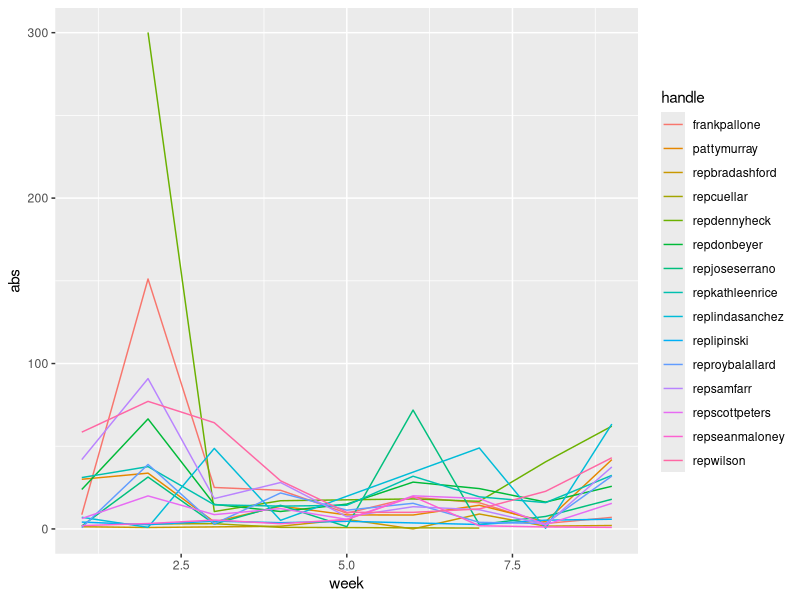
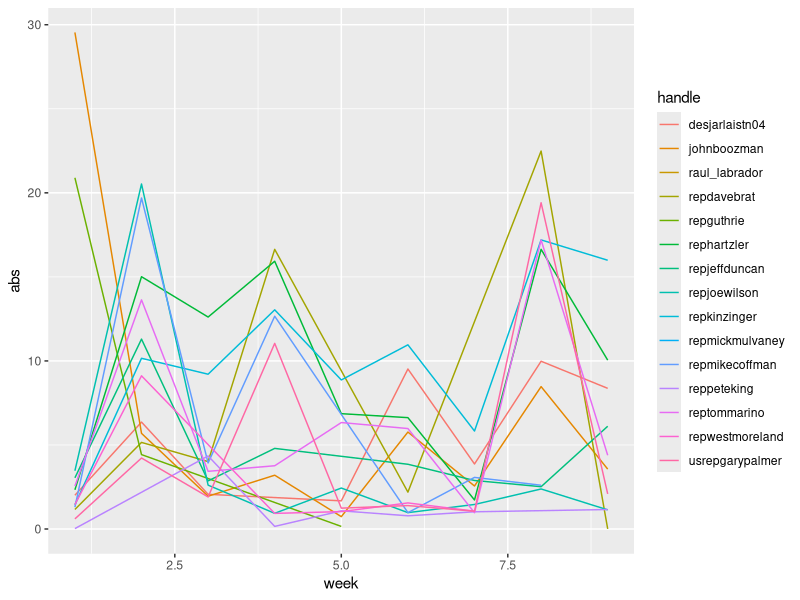

The R script that drew these images, in order: (Note: this script raises an error after producing the figures.)
####### HELPER FUNCTIONS #######

# for pretty regression tables
# http://stackoverflow.com/questions/30195718/stargazer-save-to-file-dont-show-in-console
mod_stargazer <- function(title, output.file, append, ...) {
  if(append == FALSE & file.exists(output.file)) {
    file.remove(output.file)
  }
  cat("<h1>", title, "</h1>\n", file=output.file, append=TRUE)
  output <- capture.output(stargazer(ci = TRUE, ...))
  cat(paste(output, collapse = "\n"), "\n", file=output.file, append=TRUE)
}

# for automatically installing missing packages
# http://www.salemmarafi.com/code/install-r-package-automatically/
usePackage <- function(p) 
{
  if (!is.element(p, installed.packages()[,1]))
    install.packages(p, dep = TRUE)
  require(p, character.only = TRUE)
}


####### SETUP #######
# packages
usePackage('lme4')
usePackage('longpower')
usePackage('stargazer')
usePackage('influence.ME')
usePackage('tidyr')
usePackage('car')
usePackage('plyr')
usePackage('printr')
usePackage('ggplot2')
# require('sjPlot') # table functions, breaks usePackage

# which polar-scores? default or count-based
## default
sink("data-files/2016_election_results.txt")

# get data
df <- read.csv('data-files/merged_long.csv', header = TRUE, sep = ",", quote = "\"",
               dec = ".", fill = TRUE, comment.char = "")

## count-based
# sink("data-files/2016_election_results_counts.txt", append = FALSE, split = TRUE)
# 
# # get data
# df <- read.csv('data-files/weekly_averages_long_counts.csv', header = TRUE, sep = ",", quote = "\"",
#                dec = ".", fill = TRUE, comment.char = "")

df.dems <- subset(df, party == "Democrat")
df.reps <- subset(df, party == "Republican")


####### DESCRIPTIVE STATS #######
# show summary stats
summary(df)

# summarize by handle
df.handlemeans <- spread(df, key = week, value = abs)
summary(df.handlemeans)

# summarize by party
by_party <- table(df$week,df$party)
by_party

# summarize by party and week
by_party_week <- ddply(df, .(week, party), summarize,
                       mean = round(mean(abs, na.rm=TRUE), 4),
                       sd = round(sd(abs, na.rm=TRUE), 2),
                       median = round(median(abs, na.rm=TRUE), 2))
by_party_week

# spaghetti plots
take_dems <- sample(unique(df.dems$handle), 15)
df.dem_sample = df.dems[df.dems$handle %in% take_dems, ]
p.dems <- ggplot(data = df.dem_sample, aes(x = week, y = abs, group = handle, colour = handle))
p.dems + geom_line()

take_reps <- sample(unique(df.reps$handle), 15)
df.rep_sample = df.reps[df.reps$handle %in% take_reps, ]
p.reps <- ggplot(data = df.rep_sample, aes(x = week, y = abs, group = handle, colour = handle))
p.reps + geom_line()

####### REGRESSION MODELS #######
### Linear mixed-effects models for all weeks ###
# REML vs ML 
# https://stats.stackexchange.com/questions/48671/what-is-restricted-maximum-likelihood-and-when-should-it-be-used
lmm.null <- lmer(abs ~ 1 + (1|handle), data = df, REML = FALSE)
summary(lmm.null)
lmm1a <- lmer(abs ~ week + ( 1 | handle ), data = df, REML = FALSE)
summary(lmm1a)
lmm1b <- lmer(abs ~ party + (1|handle), data = df, REML = FALSE)
summary(lmm1a)
lmm2a <- lmer(abs ~ week + (week | handle), data = df, REML = FALSE)
summary(lmm2a)
lmm2b <- lmer(abs ~ party + (week | handle), data = df, REML = FALSE)
summary(lmm2b)
lmm3 <- lmer(abs ~ party + week + (1|handle), data = df, REML = FALSE)
summary(lmm3)
lmm4 <- lmer(abs ~ party * week + (1|handle), data = df, REML = FALSE)
summary(lmm4)
lmm5 <- lmer(abs ~ party * week + (1+week|handle), data = df, REML = FALSE)
summary(lmm5)
lmm5.null <- lmer(abs ~ party + week + (1+week|handle), data = df, REML = FALSE)
summary(lmm5.null)

# ANOVAS to find best model
# null vs week
anova(lmm.null, lmm1a, refit=FALSE)

# week vs RE for week
anova(lmm1a, lmm2a, refit=FALSE)

# week vs week & party
anova(lmm1a, lmm3, refit=FALSE)

# additive vs interactions
anova(lmm3, lmm4, refit=FALSE)

# random slopes
anova(lmm5.null, lmm5, refit=FALSE)

lmmpower(lmm5, pct.change = 0.10, t = seq(0,9,1), power = 0.90)

# check assumptions
plot(residuals(lmm5))
hist(residuals(lmm5))
qqnorm(residuals(lmm5))

# # Q-Q plot looked skewed, so do some checking on outliers
# estex.lmm5 <- influence(lmm5, "handle")
# 
# # dfbetas(estex.lmm5, parameters=c(2,3))
# 
# # plot(estex.lmm5,
# #      which="dfbetas",
# #      parameters=c(2,3),
# #      xlab="DFbetaS",
# #      ylab="handle")
# 
# df.cooks <- cooks.distance(estex.lmm5, parameter = 3, sort = TRUE)
# 
# # plot(estex.lmm5, which="cook",
# #      cutoff=.009, sort=TRUE,
# #      xlab="Cook´s Distance",
# #      ylab="handle")
# 
# # which(df.cooks > 4/444)
# 
# # df.cooks
# 
# # leave out outliers
# print(lmm5, cor=FALSE)
# lmm.exclude1 <- exclude.influence(lmm5,
#                                   "handle", "RepThompson")
# print(lmm.exclude1, cor=FALSE)
# lmm.exclude2 <- exclude.influence(lmm5,
#                                   "handle", "RepDennyHeck")
# print(lmm.exclude2, cor=FALSE)
# lmm.exclude3 <- exclude.influence(lmm5,
#                                   "handle", "RepLawrence")
# print(lmm.exclude3, cor=FALSE)
# lmm.exclude4 <- exclude.influence(lmm5,
#                                   "handle", "RepPaulTonko")
# print(lmm.exclude4, cor=FALSE)
# lmm.exclude5 <- exclude.influence(lmm5,
#                                   "handle", "repdonbeyer")
# print(lmm.exclude5, cor=FALSE)
# lmm.exclude6 <- exclude.influence(lmm5,
#                                   "handle", "DonaldNorcross")
# print(lmm.exclude6, cor=FALSE)

# separate Dems and Reps to get at interaction term
lmm_dem.null <- lmer(abs ~ (1+week|handle), data = subset(df, party == "Democrat"), REML = FALSE)
summary(lmm_dem.null)
lmm_dem <- lmer(abs ~ week + (1+week|handle), data = subset(df, party == "Democrat"), REML = FALSE)
summary(lmm_dem)
anova(lmm_dem.null, lmm_dem)
lmm_rep.null <- lmer(abs ~ (1+week|handle), data = subset(df, party == "Republican"), REML = FALSE)
summary(lmm_rep.null)
lmm_rep <- lmer(abs ~ week + (1+week|handle), data = subset(df, party == "Republican"), REML = FALSE)
summary(lmm_rep)
anova(lmm_rep.null, lmm_rep)

# make pretty tables
sjt.lmer(lmm5)
sjt.lmer(lmm_dem, lmm_rep)

### Run again with just weeks 3-9 ###
# week 2 had a gun control debate that throws off all Dems
df.last_7_weeks <- df[ which(df$week > 2), ]
lmm5.last_7_weeks <- lmer(abs ~ party * week + (1+week|handle), data = df.last_7_weeks, REML = FALSE)
summary(lmm5.last_7_weeks)
lmm5.null.last_7_weeks <- lmer(abs ~ party + week + (1+week|handle), data = df.last_7_weeks, REML = FALSE)
summary(lmm5.null.last_7_weeks)

anova(lmm5.null.last_7_weeks, lmm5.last_7_weeks)

# separate for Dems and Reps to get at interaction term (last 6 weeks)
lmm_dem.last_7_weeks.null <- lmer(abs ~ (1+week|handle), data = subset(df.last_7_weeks, party == "Democrat"), REML = FALSE)
summary(lmm_dem.last_7_weeks.null)
lmm_dem.last_7_weeks <- lmer(abs ~ week + (1+week|handle), data = subset(df.last_7_weeks, party == "Democrat"), REML = FALSE)
summary(lmm_dem.last_7_weeks)
anova(lmm_dem.last_7_weeks.null, lmm_dem.last_7_weeks)
lmm_rep.last_7_weeks.null <- lmer(abs ~ (1+week|handle), data = subset(df.last_7_weeks, party == "Republican"), REML = FALSE)
summary(lmm_rep.last_7_weeks.null)
lmm_rep.last_7_weeks <- lmer(abs ~ week + (1+week|handle), data = subset(df.last_7_weeks, party == "Republican"), REML = FALSE)
summary(lmm_rep.last_7_weeks)
anova(lmm_rep.last_7_weeks.null, lmm_rep.last_7_weeks)

sjt.lmer(lmm5.last_7_weeks)
sjt.lmer(lmm_dem.last_7_weeks, lmm_rep.last_7_weeks)

### Include closeness and minority party ###
# two races have no voting results so need to be excluded here
df.complete <- na.omit(df)

lmm.closeness <- lmer(abs ~ party * week + margin + (1+week|handle), data = df.complete, REML = FALSE)
summary(lmm.closeness)
lmm5.closeness <- lmer(abs ~ party * week + (1+week|handle), data = df.complete, REML = FALSE)
summary(lmm5.closeness)

anova(lmm5.closeness, lmm.closeness, refit=FALSE)

# separate Dems and Reps to get at interaction term
lmm_dem.null.closeness <- lmer(abs ~ (1+week|handle), data = subset(df.complete, party == "Democrat"), REML = FALSE)
summary(lmm_dem.null.closeness)
lmm_dem.closeness <- lmer(abs ~ week + margin + (1+week|handle), data = subset(df.complete, party == "Democrat"), REML = FALSE)
summary(lmm_dem.closeness)
anova(lmm_dem.null.closeness, lmm_dem.closeness)
lmm_rep.null.closeness <- lmer(abs ~ (1+week|handle), data = subset(df.complete, party == "Republican"), REML = FALSE)
summary(lmm_rep.null.closeness)
lmm_rep.closeness <- lmer(abs ~ week + margin + (1+week|handle), data = subset(df.complete, party == "Republican"), REML = FALSE)
summary(lmm_rep.closeness)
anova(lmm_rep.null.closeness, lmm_rep.closeness)

sjt.lmer(lmm.closeness, lmm_rep.closeness, lmm_dem.closeness)

p <- ggplot(df, aes(factor(week), avg_score, fill=party)) + 
  scale_fill_manual(values = c("blue", "red")) +
  labs(x = "Week", y = "Polar Scores")
p + geom_violin()